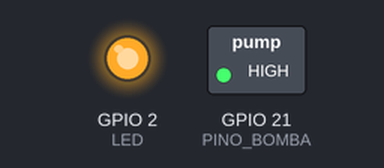
This sketch was run on a simulated ESP32. Parts: switched loads named in the sketch (green lamp = pin HIGH), output pins drawn as LEDs (lit = HIGH). At 4.1 s the program puts the board to deep sleep or switches it off; the recording ends there.

Above: at 0.2 s.
Timing chart, 0 to 4.1 s (numbered marks = the images above):
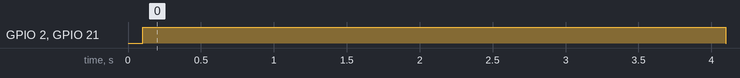

Measured:
- by itself, GPIO 2 (LED), GPIO 21 (PINO_BOMBA): LOW → HIGH at 0.10 s, → LOW 4.0 s later

The sketch:

sketch_nov3a.ino
```cpp
#define PINO_BOMBA 21      // Usando o GPIO 21
#define TEMPO_REGA 4000    // 2 segundos ligada (2000 ms)
#define TEMPO_SLEEP 60000  // Tempo em milissegundos para o sleep
#define LED 2              // LED integrado (geralmente GPIO 2)

void setup() {
  // Configuração dos pinos como saída
  pinMode(PINO_BOMBA, OUTPUT);
  pinMode(LED, OUTPUT);

  // Garante que iniciam desligados por segurança
  digitalWrite(PINO_BOMBA, LOW);
  digitalWrite(LED, LOW);
  delay(100);

  // --- LIGA A BOMBA E O LED ---
  digitalWrite(PINO_BOMBA, HIGH);
  digitalWrite(LED, HIGH);

  // Mantém ligado pelo tempo determinado
  delay(TEMPO_REGA);

  // --- DESLIGA A BOMBA E O LED ---
  digitalWrite(PINO_BOMBA, LOW);
  digitalWrite(LED, LOW);

  // --- DEEP SLEEP ---
  // Converte segundos/milisegundos para microssegundos para o ESP32
  esp_sleep_enable_timer_wakeup((uint64_t)TEMPO_SLEEP * 1000ULL);
  esp_deep_sleep_start();
}

void loop() {
  // Nada aqui, o ESP32 estará em Deep Sleep
}
```
